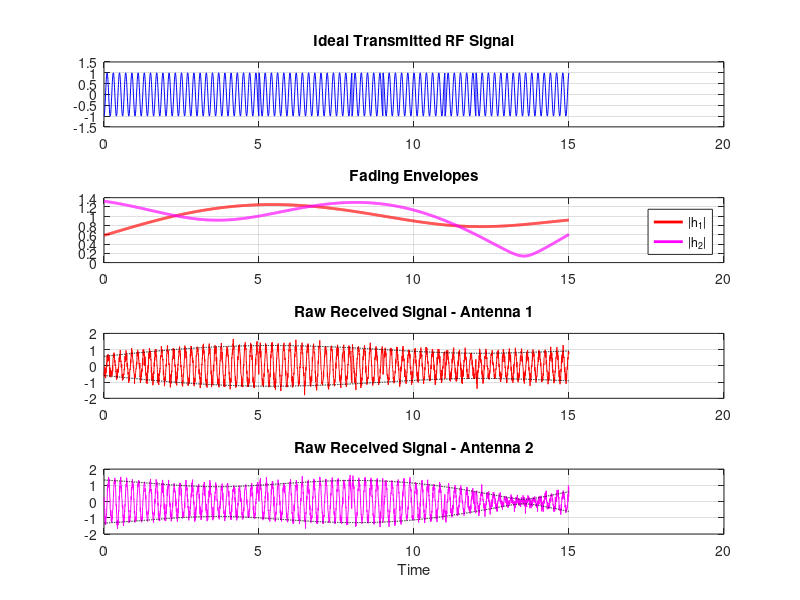
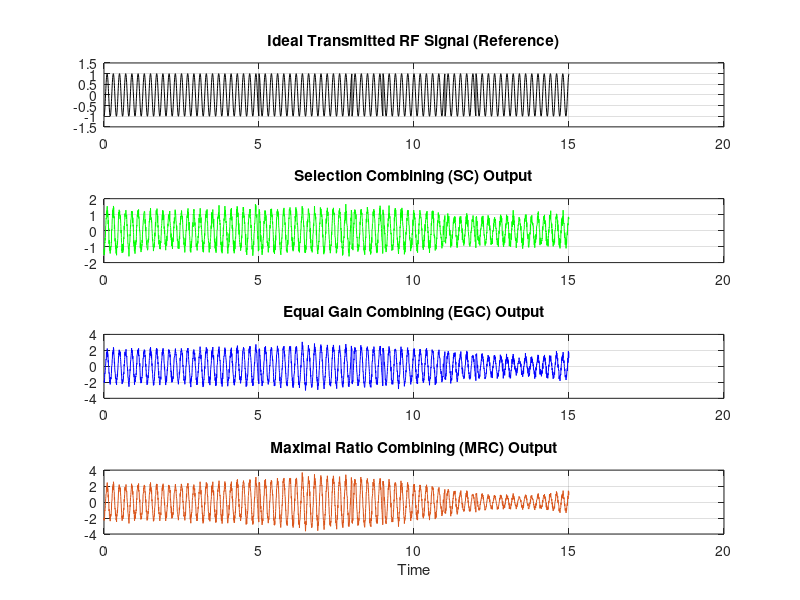
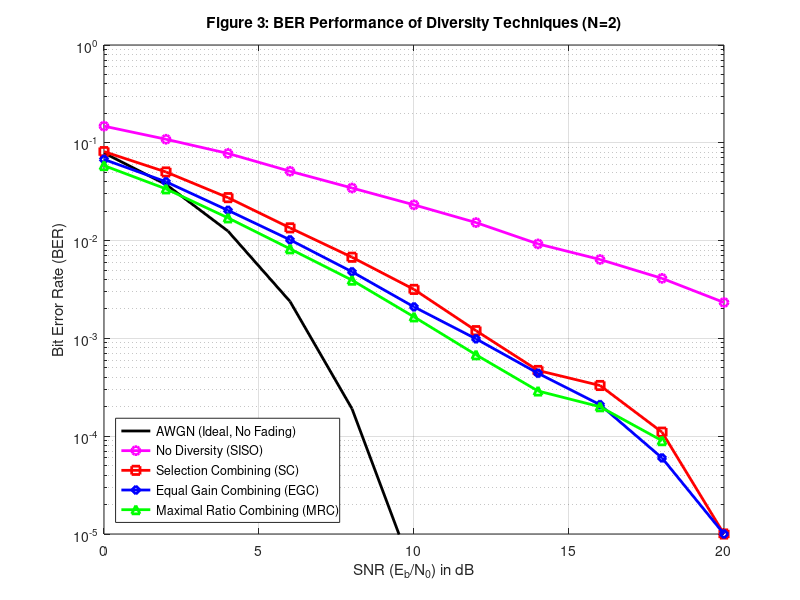

Write the MATLAB code that produced these figures, in order.
clear all;
close all;
clc;

fprintf('--- PART 1: Generating Waveform Visualizations (15 Symbols) ---\n');

%% ========================================================================
%% PART 1: WAVEFORM VISUALIZATION (FIGURE 1 & 2)
%% ========================================================================
numSymbols_vis = 15;
fc = 5;
fs = 200;
Ts = 1;
SNR_vis_dB = 12;

t = 0 : 1/fs : (numSymbols_vis*Ts) - 1/fs;
samples_per_sym = fs * Ts;

% Channels
h1 = zeros(1, length(t)); h2 = zeros(1, length(t));
for p = 1:6
    h1 = h1 + (randn()+1i*randn()) * exp(1i*(2*pi*(0.1+0.2*rand())*t + 2*pi*rand()));
    h2 = h2 + (randn()+1i*randn()) * exp(1i*(2*pi*(0.1+0.2*rand())*t + 2*pi*rand()));
end
h1 = h1 ./ sqrt(mean(abs(h1).^2)); h2 = h2 ./ sqrt(mean(abs(h2).^2));

% Modulation
bits_vis = randi([0 1], 1, numSymbols_vis);
tx_bb = zeros(1, length(t));
for k = 1:numSymbols_vis
    tx_bb((k-1)*samples_per_sym + 1 : k*samples_per_sym) = 2*bits_vis(k) - 1;
end
tx_rf = real(tx_bb .* exp(1i*2*pi*fc*t));

% Noise & Received Signals
noise_pwr = mean(abs(tx_bb).^2) / (10^(SNR_vis_dB/10));
n1 = sqrt(noise_pwr/2) * (randn(1, length(t)) + 1i*randn(1, length(t)));
n2 = sqrt(noise_pwr/2) * (randn(1, length(t)) + 1i*randn(1, length(t)));

rx1_bb = h1 .* tx_bb + n1; rx2_bb = h2 .* tx_bb + n2;
rx1_rf = real(rx1_bb .* exp(1i*2*pi*fc*t)); rx2_rf = real(rx2_bb .* exp(1i*2*pi*fc*t));

% Combining
rx1_aligned = rx1_bb .* exp(-1i*angle(h1)); rx2_aligned = rx2_bb .* exp(-1i*angle(h2));
rx_sc_bb = zeros(1, length(t));
for k = 1:numSymbols_vis
    idx = (k-1)*samples_per_sym + 1 : k*samples_per_sym;
    if mean(abs(h1(idx))) > mean(abs(h2(idx))) rx_sc_bb(idx) = rx1_aligned(idx); else rx_sc_bb(idx) = rx2_aligned(idx); end
end
rx_egc_bb = rx1_aligned + rx2_aligned;
rx_mrc_bb = rx1_bb .* conj(h1) + rx2_bb .* conj(h2);

sc_rf = real(rx_sc_bb .* exp(1i*2*pi*fc*t)); egc_rf = real(rx_egc_bb .* exp(1i*2*pi*fc*t)); mrc_rf = real(rx_mrc_bb .* exp(1i*2*pi*fc*t));

% --- PLOT FIG 1 ---
figure(1);
subplot(4,1,1); plot(t, tx_rf, 'b'); title('Ideal Transmitted RF Signal'); grid on; ylim([-1.5 1.5]);
subplot(4,1,2); plot(t, abs(h1), 'r', 'LineWidth', 2); hold on; plot(t, abs(h2), 'm', 'LineWidth', 2); title('Fading Envelopes'); legend('|h_1|', '|h_2|'); grid on;
subplot(4,1,3); plot(t, rx1_rf, 'r'); hold on; plot(t, abs(h1), 'k--'); plot(t, -abs(h1), 'k--'); title('Raw Received Signal - Antenna 1'); grid on;
subplot(4,1,4); plot(t, rx2_rf, 'm'); hold on; plot(t, abs(h2), 'k--'); plot(t, -abs(h2), 'k--'); title('Raw Received Signal - Antenna 2'); grid on; xlabel('Time');

% --- PLOT FIG 2 ---
figure(2);
subplot(4,1,1); plot(t, tx_rf, 'k'); title('Ideal Transmitted RF Signal (Reference)'); grid on; ylim([-1.5 1.5]);
subplot(4,1,2); plot(t, sc_rf, 'g'); title('Selection Combining (SC) Output'); grid on;
subplot(4,1,3); plot(t, egc_rf, 'b'); title('Equal Gain Combining (EGC) Output'); grid on;
subplot(4,1,4); plot(t, mrc_rf, 'LineStyle', '-', 'Color', [0.8500 0.3250 0.0980]); title('Maximal Ratio Combining (MRC) Output'); grid on; xlabel('Time');

fprintf('--- PART 2: Running BER Monte Carlo Simulation (100,000 Symbols) ---\n');
fprintf('This may take a few seconds...\n');

%% ========================================================================
%% PART 2: BER SIMULATION (FIGURE 3)
%% ========================================================================
N_bits = 10^5;
SNR_dB = 0:2:20;
N_rx = 2;

BER_no_div = zeros(1, length(SNR_dB)); BER_SC = zeros(1, length(SNR_dB));
BER_EGC = zeros(1, length(SNR_dB)); BER_MRC = zeros(1, length(SNR_dB));

bits = randi([0 1], 1, N_bits);
x = 2*bits - 1;

for k = 1:length(SNR_dB)
    N0 = 1 / (10^(SNR_dB(k)/10));

    h = (randn(N_rx, N_bits) + 1i*randn(N_rx, N_bits)) / sqrt(2);
    noise = sqrt(N0/2) * (randn(N_rx, N_bits) + 1i*randn(N_rx, N_bits));

    y = repmat(x, N_rx, 1) .* h + noise;

    % No Diversity
    bits_no_div = real(y(1, :) .* exp(-1i*angle(h(1, :)))) > 0;
    BER_no_div(k) = sum(bits ~= bits_no_div) / N_bits;

    % SC
    [~, max_idx] = max(abs(h), [], 1);
    linear_idx = sub2ind(size(y), max_idx, 1:N_bits);
    bits_sc = real(y(linear_idx) .* exp(-1i*angle(h(linear_idx)))) > 0;
    BER_SC(k) = sum(bits ~= bits_sc) / N_bits;

    % EGC
    bits_egc = real(sum(y .* exp(-1i*angle(h)), 1)) > 0;
    BER_EGC(k) = sum(bits ~= bits_egc) / N_bits;

    % MRC
    bits_mrc = real(sum(y .* conj(h), 1)) > 0;
    BER_MRC(k) = sum(bits ~= bits_mrc) / N_bits;
end

BER_AWGN = 0.5 * erfc(sqrt(10.^(SNR_dB/10)));

% --- PLOT FIG 3 ---
figure(3);
semilogy(SNR_dB, BER_AWGN, 'k-', 'LineWidth', 2); hold on;
semilogy(SNR_dB, BER_no_div, 'm-o', 'LineWidth', 2);
semilogy(SNR_dB, BER_SC, 'r-s', 'LineWidth', 2);
semilogy(SNR_dB, BER_EGC, 'b-d', 'LineWidth', 2);
semilogy(SNR_dB, BER_MRC, 'g-^', 'LineWidth', 2);

grid on; axis([0 20 10^-5 1]);
legend('AWGN (Ideal, No Fading)', 'No Diversity (SISO)', ...
       'Selection Combining (SC)', 'Equal Gain Combining (EGC)', ...
       'Maximal Ratio Combining (MRC)', 'Location', 'southwest');
xlabel('SNR (E_b/N_0) in dB'); ylabel('Bit Error Rate (BER)');
title('Figure 3: BER Performance of Diversity Techniques (N=2)');
fprintf('Simulation Complete! Check Figures 1, 2, and 3.\n');
